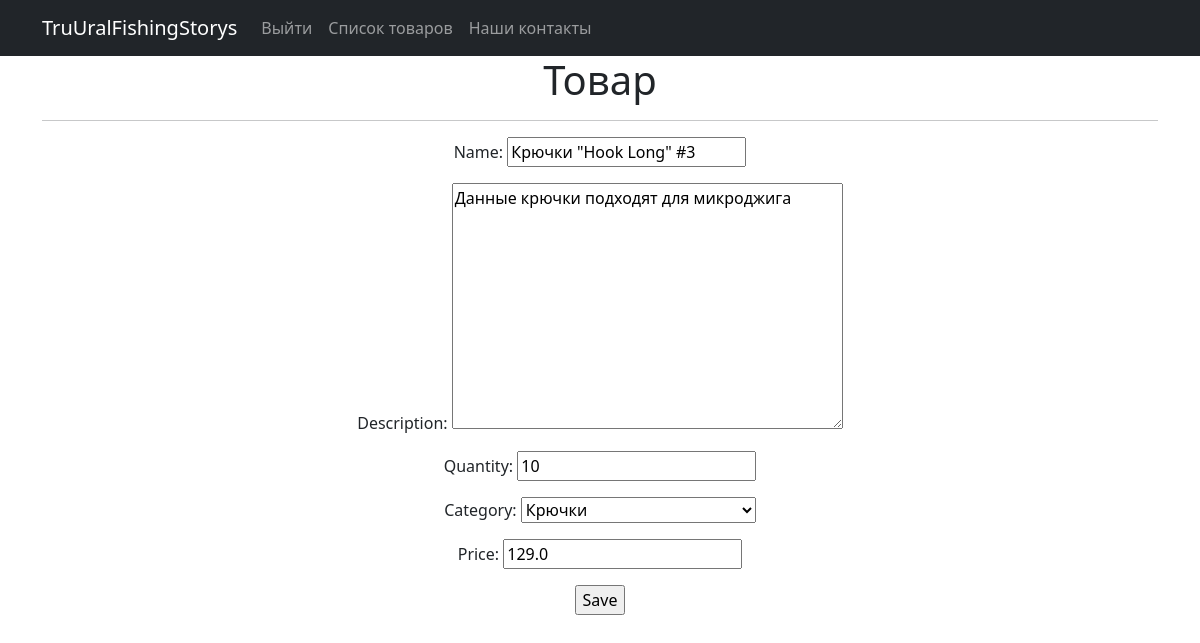
The page /products/1/update/ (signed in) on the database its author committed.
### simpleapp/models.py (models this page shows, shortened)
class Product(models.Model):
    name = models.CharField(
        max_length=50,
        unique=True, # названия товаров не должны повторяться
    )
    description = models.TextField()
    quantity = models.IntegerField(
        validators=[MinValueValidator(0)],
    )
    category = models.ForeignKey(
        to='Category',
        on_delete=models.CASCADE,
        related_name='products', # все продукты в категории будут доступны через поле products
    )
    price = models.FloatField(
        validators=[MinValueValidator(0.0)],
    )

class Category(models.Model):
    name = models.CharField(max_length=100, unique=True)
    def __str__(self):
        return self.name.title()

### simpleapp/views.py (the view)
# urls.py: path('<int:pk>/update/', ProductUpdate.as_view(), name='product_update'),
class ProductUpdate(PermissionRequiredMixin, UpdateView):
    permission_required = ('simpleapp.change_product',)
    form_class = ProductForm
    model = Product
    template_name = 'product_edit.html'

### simpleapp/forms.py (shortened to what this page needs)
class ProductForm(forms.ModelForm):
   class Meta:
       model = Product
       fields = '__all__'

### templates/product_edit.html (shortened to what this page needs)
{% extends 'flatpages/default.html' %}
{% block content %}
<h1>Товар</h1>
<hr>
<form action="" method="post">
    {{ form.as_p }}
    <input type="submit" value="Save" />
</form>
{% endblock content %}

### rows shown on the page
Product: name "Крючки \"Hook Long\" #3", description "Данные крючки подходят для микроджига", quantity "10", category "Крючки", price "129.0"
